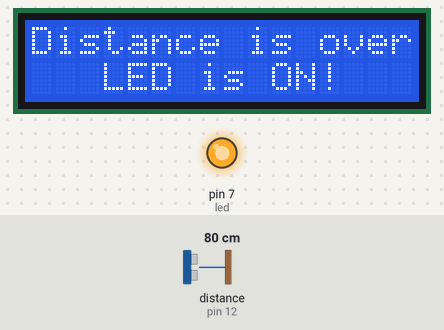
Recording of a sketch running on a simulated Arduino Uno, built with avr-gcc and run on an emulated ATmega328P. Parts: 16×2 character LCD, output pins drawn as LEDs (lit = HIGH). Wiring (inferred from the names in the program): ultrasonic range finder: trigger pin 13; echo pin 12. The test bench sets the inputs (shaded band); at power-on: distance to the obstacle (sensor on pin 12) 80 cm. The echo pulse lasts 58.3 µs per cm; pins used as bus, display or sensor lines are not drawn; what the sketch prints to the serial monitor is not drawn.

Above: at 1.2 s.
1.3 s: distance to the obstacle (sensor on pin 12) set to 34 cm
3.3 s: distance to the obstacle (sensor on pin 12) set to 27 cm
At 4.9 s:
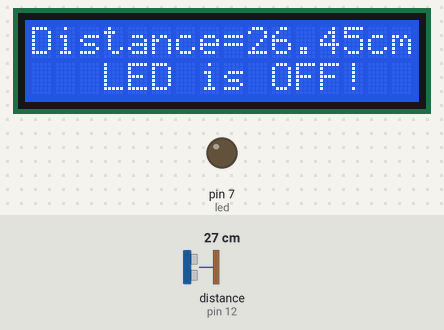
5.7 s: distance to the obstacle (sensor on pin 12) set to 2 cm
At 7.1 s:
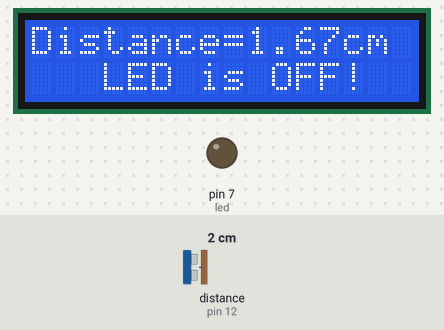
8.8 s: distance to the obstacle (sensor on pin 12) set to 35 cm
At 10.7 s:
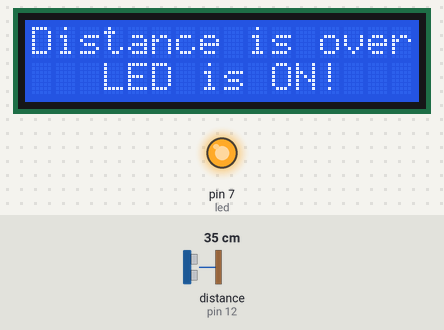
Timing chart, 0 to 11.8 s (numbered marks = the images above; inputs shaded):
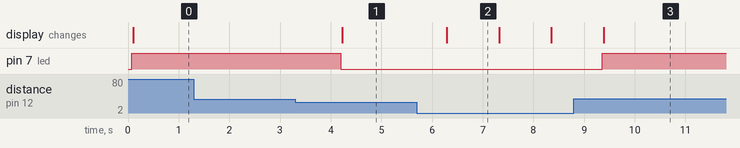

Measured:
- the behaviour switches between 31 and 30 cm on distance to the obstacle (sensor on pin 12) (found by bisection; images 0 and 1)
- after the input at 1.3 s, every drawn part: stays the same
- after the input at 3.3 s, pin 7 (led): HIGH → LOW after 0.90 s; the display: changes after 0.93 s (image 1)
- after the input at 5.7 s, the display: changes after 0.59 s (image 2)
- after the input at 8.8 s, pin 7 (led): LOW → HIGH after 0.55 s; the display: changes after 0.58 s (image 3)
- what the display in image 2 shows lasts 1.0 s, from 6.3 s to 7.3 s

The sketch:

distance_measuring_system.ino
```cpp
#include <LiquidCrystal_I2C.h>  // Include the I2C LCD library

// Define pins for ultrasonic sensor
int trig = 13;
int echo = 12;

// Variables to store duration and distance
long duration;
float distance;

// Define LED pin
int led = 7;

// Initialize the LCD at I2C address 0x27 with 16 columns and 2 rows
LiquidCrystal_I2C lcd(0x27, 16, 2);

void setup () {
  pinMode(trig, OUTPUT);   // Set trigger pin as output
  pinMode(echo, INPUT);    // Set echo pin as input
  pinMode(led, OUTPUT);    // Set LED pin as output
  Serial.begin(9600);      // Start serial communication at 9600 baud
  lcd.init();              // Initialize the LCD
  lcd.backlight();         // Turn on the LCD backlight
}

// Function to measure distance using ultrasonic sensor
void ultrasonic () {
  digitalWrite(trig, HIGH);         // Send a 10 microsecond pulse
  delayMicroseconds(10);
  digitalWrite(trig, LOW);
  duration = pulseIn(echo, HIGH);   // Measure how long the echo takes to return
  distance = duration * 0.034 / 2;  // Convert time into distance in cm
}

void loop() {
  ultrasonic();  // Call function to update distance

  // If object is closer than or equal to 30 cm
  if (distance <= 30) {
    digitalWrite(led, LOW);  // Turn OFF LED

    // Display distacne on LCD
    lcd.clear();
    lcd.setCursor(0, 0);
    lcd.print("Distance=");
    lcd.print(distance);
    lcd.print("cm");
    lcd.setCursor(3, 1);
    lcd.print("LED is OFF!");

    // Print distance to serial
    Serial.print("Distance is ");
    Serial.print(distance);
    Serial.print("cm.");
    Serial.println("LED is OFF!");
    delay(1000);  // Wait for 1 second
  }

  // If object is farther than 30 cm
  else {
    digitalWrite(led, HIGH);  // Turn ON LED

    // Display distacne on LCD
    lcd.clear();
    lcd.setCursor(0, 0);
    lcd.print("Distance is over");
    lcd.setCursor(3, 1);
    lcd.print("LED is ON!");

    // Print distance to serial
    Serial.print("Distance is out of range. Distance is ");
    Serial.print(distance);
    Serial.print("cm.");
    Serial.println("LED is ON!");
    delay(1000);  // Wait for 1 second
  }
}
```
